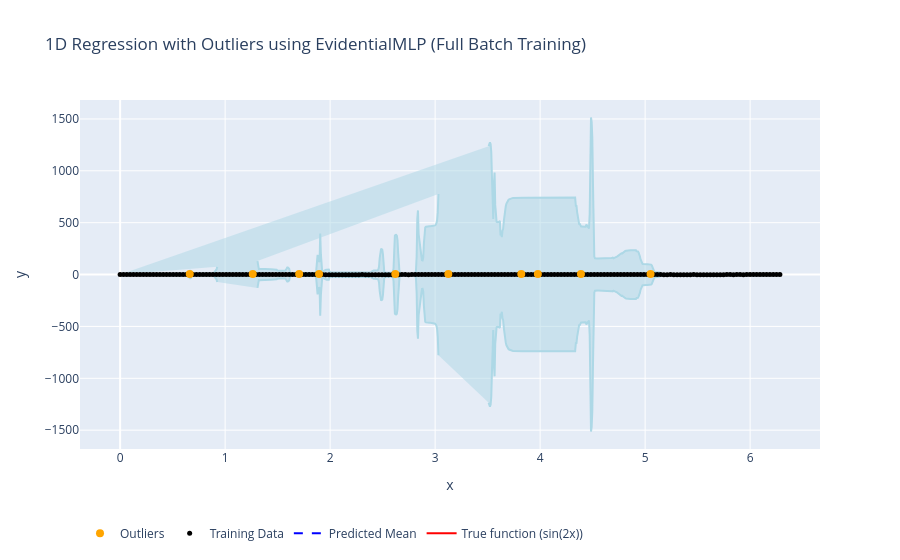

Notebook code cell kept with this figure:
### Code cell
import numpy as np
import torch

from _src import EvidentialMLP, train_ern

# Generate 1D dataset with outliers
x, y, y_true, outlier_indices = generate_1d_data(n=200, noise_std=0.2, outlier_ratio=0.05)
    
# Convert data to tensors
X_tensor = torch.tensor(x, dtype=torch.float32).reshape(-1, 1)
y_tensor = torch.tensor(y, dtype=torch.float32).reshape(-1, 1)
    
# Initialize model with customized settings
model_config = {
    "input_dim": 1,
    "output_dim": 1,
    "hidden_units": [128, 128, 128],
    "activations": ["tanh", "tanh", "tanh"],
    "nig_coeff": 1e-2,
    "nsu_coeff": 1e-3,
    # "hovr_coeff": 1e-4,
    "hovr_coeff": 0,
}
model = EvidentialMLP(**model_config)
    
# Train the model using full-batch gradient descent
train_ern(model, X_tensor, y_tensor, num_epochs=10000, lr=0.01)
    
# Generate test data for plotting
x_test = np.linspace(0, 2 * np.pi, 1000)
y_true_test = np.sin(2 * x_test)
    
# Plot the results
plot_results(model, x_test, y_true_test, x, y, outlier_indices)

### Figure 1 — Plotly figure (JSON) as saved in the notebook; plotly's stock layout.template omitted (floating-point values rounded to 4 significant figures; data arrays with more than 128 entries replaced by an {"elided": "..."} marker saying what was removed)
{"data": [{"line": {"color": "red"}, "mode": "lines", "name": "True function (sin(2x))", "type": "scatter", "x": {"elided": "1000 float values"}, "y": {"elided": "1000 float values"}}, {"line": {"color": "blue", "dash": "dash"}, "mode": "lines", "name": "Predicted Mean", "type": "scatter", "x": {"elided": "1000 float values"}, "y": {"elided": "1000 float values"}}, {"line": {"color": "lightblue"}, "mode": "lines", "name": "Upper Bound (Mean + 2*Std)", "showlegend": false, "type": "scatter", "x": {"elided": "1000 float values"}, "y": {"elided": "1000 float values"}}, {"fill": "tonexty", "line": {"color": "lightblue"}, "mode": "lines", "name": "Lower Bound (Mean - 2*Std)", "showlegend": false, "type": "scatter", "x": {"elided": "1000 float values"}, "y": {"elided": "1000 float values"}}, {"marker": {"color": "black", "size": 5}, "mode": "markers", "name": "Training Data", "type": "scatter", "x": {"elided": "200 float values"}, "y": {"elided": "200 float values"}}, {"marker": {"color": "orange", "size": 8}, "mode": "markers", "name": "Outliers", "type": "scatter", "x": [2.621, 5.052, 3.126, 3.82, 1.263, 0.663, 1.705, 4.389, 3.978, 1.894], "y": [4.914, 4.942, 4.945, 5.045, 5.073, 4.964, 4.988, 5.033, 4.926, 4.922]}], "layout": {"legend": {"orientation": "h", "x": 0, "y": -0.2}, "showlegend": true, "title": {"text": "1D Regression with Outliers using EvidentialMLP (Full Batch Training)"}, "xaxis": {"title": {"text": "x"}}, "yaxis": {"title": {"text": "y"}}}}
